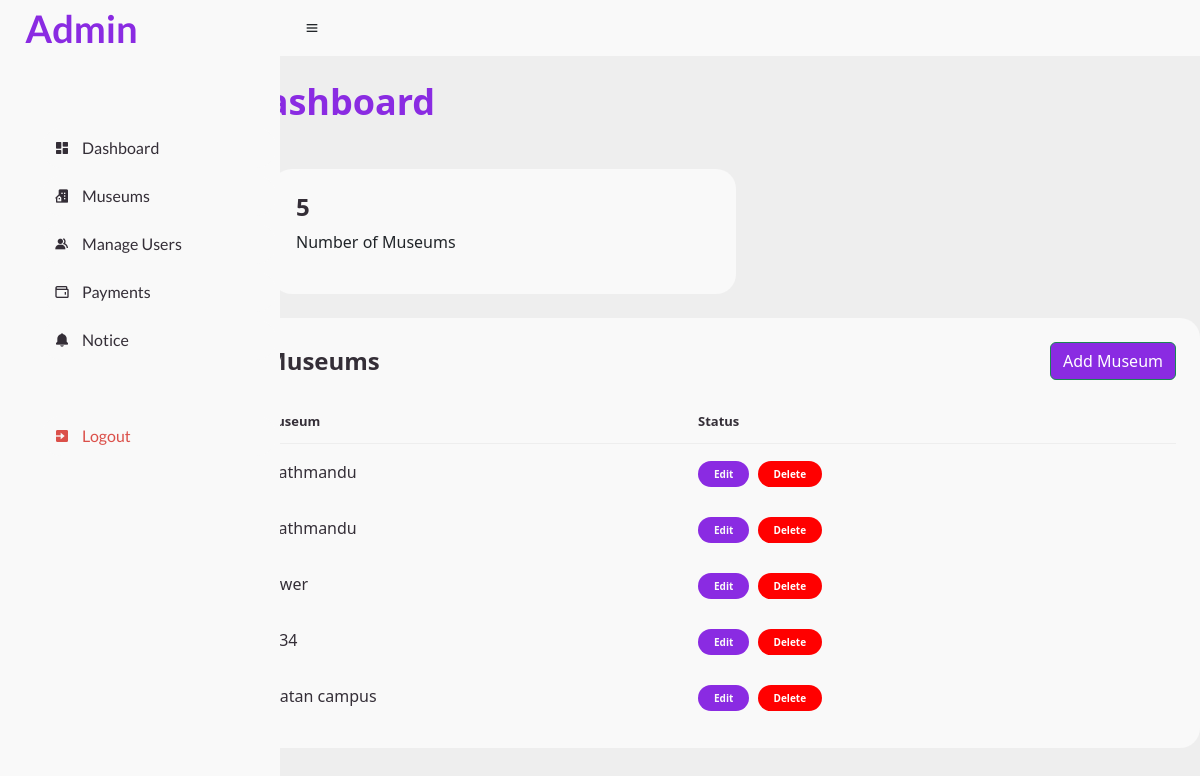
The page /admin/museum.php on the database as committed earlier.
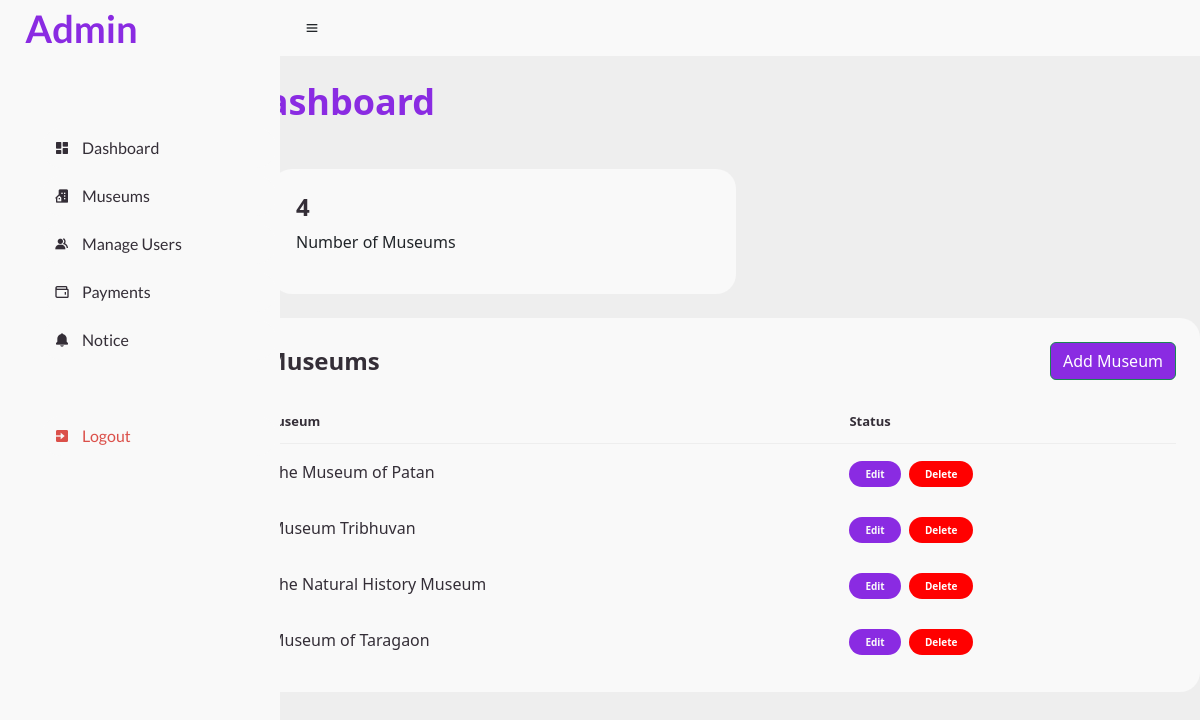
The same page on the database as committed later.
### tables this page shows
CREATE TABLE `tbl_museum` (
  `id` int(11) NOT NULL,
  `m_name` varchar(100) NOT NULL,
  `m_description` varchar(1000) NOT NULL,
  `m_location` varchar(100) NOT NULL,
  `m_image` varchar(100) NOT NULL,
  `nc_p` int(100) NOT NULL,
  `ns_p` int(100) NOT NULL,
  `fc_p` int(100) NOT NULL,
  `sa_p` int(100) NOT NULL
);

### admin/museum.php (the view, shortened to what this page needs)
<?php include "header.php" ?>
<main>
    <div class="head-title">
        <div class="left">
            <h1 style="color:blueviolet">Dashboard</h1>
        </div>
    </div>
    <ul class="box-info">
        <li style="max-width:50%; ">
            <span class="text">
                <h3>
                    <?php
                    include "_dbconnect.php";
                    $res = mysqli_query($conn, "select * from tbl_museum;");
                    $num = mysqli_num_rows($res);
                    echo $num;
                    ?></h3>
                <p>Number of Museums</p>
            </span>
        </li>
    </ul>
    <div class="table-data">
        <div class="order">
            <div class="head">
                <h3>Museums</h3>
                <h4 style="background:blueviolet;" class=" btn btn-success status completed" data-bs-toggle="modal" data-bs-target="#addMusuem">Add Museum </h4>
            </div>
            <table>
                <thead>
                    <tr>
                        <th>Museum</th>
                        <th>Status</th>
                    </tr>
                </thead>
                <tbody>
                    <?php
                    include "_dbconnect.php";
                    $res = mysqli_query($conn, "select * from tbl_museum ;");
                    $check_museum = mysqli_num_rows($res) > 0;
                    if ($check_museum) {
                        while ($row = mysqli_fetch_array($res)) {
                            $id=$row["id"];
                    ?> <tr>
                            <td>
                                <?PHP echo $row['m_name'];  ?>
                            </td>
                            <td> <a href="editdetails.php?id=<?php echo $id; ?>"><span class="button">Edit</a></span> <a type="button" href="museum.php?mid=<?php echo $id; ?> " onclick="alert('Do you want to delete ')"><span style="background:red; color:white; margin-left:4px;" class="button">Delete</span> </a></td>
                        </tr>
                    <?PHP
                        }
                    } else {
                        echo "no museum found";
                    }
                    ?>
                </tbody>
            </table>
        </div>
    </div>
</main>
<?php include "footer.php"; ?>

Rows that differ between the two databases and show on the page:
removed tbl_museum: m_name "kathmandu"
removed tbl_museum: m_name "kathmandu"
removed tbl_museum: m_name "qwer"
removed tbl_museum: m_name "234"
removed tbl_museum: m_name "patan campus"
added tbl_museum: m_name "The Museum of Patan"
added tbl_museum: m_name "Museum Tribhuvan"
added tbl_museum: m_name "The Natural History Museum"
added tbl_museum: m_name "Museum of Taragaon"
Other text that changed with them:
$num: "5" → "4"
